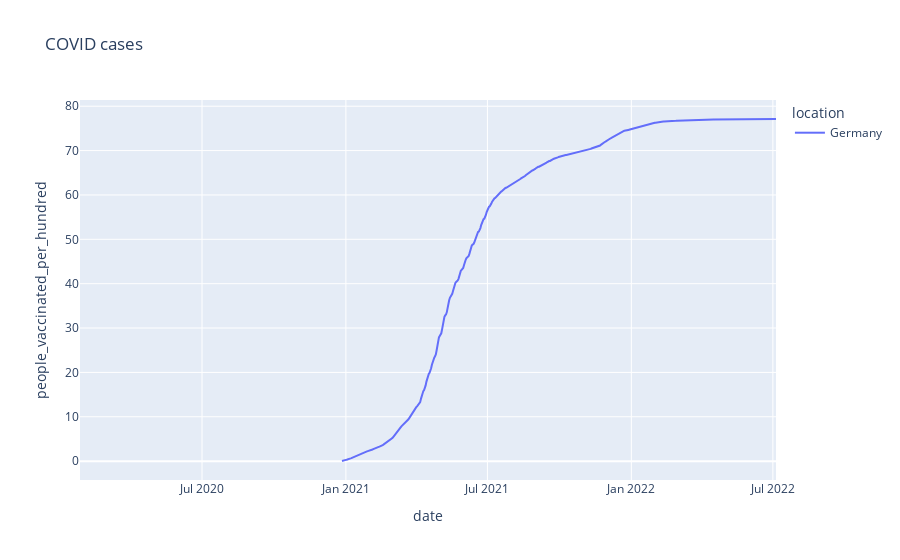

Notebook cell for this chart:
### Code cell
fig = px.line(ger, x='date',y='people_vaccinated_per_hundred',color='location',title = "COVID cases")
fig.show()

### Figure 1 — Plotly figure (JSON) as saved in the notebook; plotly's stock layout.template omitted (floating-point values rounded to 4 significant figures; data arrays with more than 128 entries replaced by an {"elided": "..."} marker saying what was removed)
{"data": [{"hovertemplate": "location=Germany<br>date=%{x}<br>people_vaccinated_per_hundred=%{y}<extra></extra>", "legendgroup": "Germany", "line": {"color": "#636efa", "dash": "solid"}, "marker": {"symbol": "circle"}, "mode": "lines", "name": "Germany", "orientation": "v", "showlegend": true, "type": "scatter", "x": {"elided": "891 str values"}, "xaxis": "x", "y": {"elided": "891 float values"}, "yaxis": "y"}], "layout": {"legend": {"title": {"text": "location"}, "tracegroupgap": 0}, "title": {"text": "COVID cases"}, "xaxis": {"anchor": "y", "domain": [0, 1], "title": {"text": "date"}}, "yaxis": {"anchor": "x", "domain": [0, 1], "title": {"text": "people_vaccinated_per_hundred"}}}}
